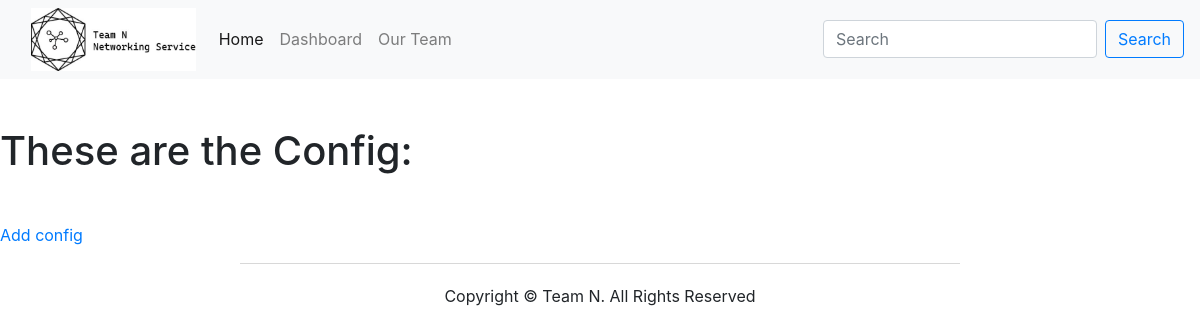
The page /topology/config on the database as committed earlier.
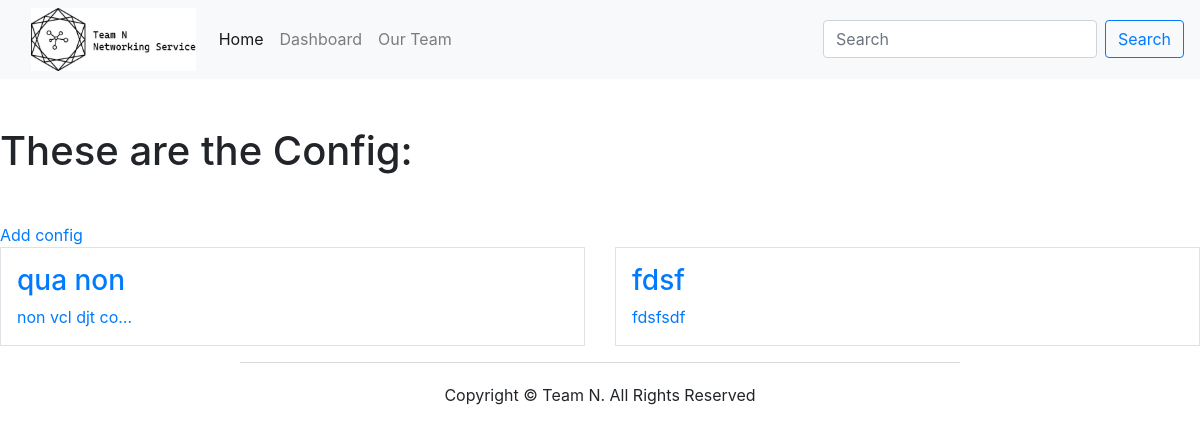
The same page on the database as committed later.
### topology/models.py (models this page shows)
class SwitchConfig(models.Model):
    input_data = models.TextField()
    output = models.TextField()
    timestamp = models.DateTimeField(auto_now_add=True)

### topology/views.py (the view)
# urls.py: path('config', views.ViewListConfig.as_view(), name='config'),
class ViewListConfig(ListView):
    model = SwitchConfig
    context_object_name = "configs"
    template_name = "viewlistconfig.html"

### topology/templates/viewlistconfig.html
{% extends "base.html" %}
{% block content %}
    <h1 class="my-5">These are the Config:</h1> <a href="{% url 'addconfig' %}">Add config</a>
    <div class="row row-cols3 g-2">
        {% for config in configs %}
        <div class="col">
            <div class="p-3 border">
                <a href="{% url 'configdetail' pk=config.id %}"> <h3>{{config.input_data}}</h3>
                {{config.output|truncatechars:15}}</a>
            </div>
        </div>
        {% endfor %}
    </div>
{% endblock %}

### static/templates/base.html (shortened to what this page needs)
{% load static %}
<!DOCTYPE html>
<html lang="en">
<head>
    <link rel="stylesheet" href="https://cdnjs.cloudflare.com/ajax/libs/font-awesome/6.3.0/css/all.css">
    <link rel="stylesheet" href="https://cdnjs.cloudflare.com/ajax/libs/animate.css/4.1.1/animate.min.css" />
    <link rel="stylesheet" href="{% static 'css/bootstrap.css'%}">
</head>
<body>
    <div class="fixbug">
        <header>
            <nav class="navbar navbar-expand-lg navbar-light bg-light">
                <img src="{% static 'images/Logo.jpg' %}" alt="logo" class="col-2">
                <div class="collapse navbar-collapse" id="navbarTogglerDemo03">
                    <ul class="navbar-nav mr-auto mt-2 mt-lg-0">
                        <li class="nav-item active">
                            <a class="nav-link" href="#index.php">Home <span class="sr-only">(current)</span></a>
                        </li>
                        <li class="nav-item">
                            <a class="nav-link" href="dashboard.php">Dashboard</a>
                        </li>
                        <li class="nav-item">
                            <a class="nav-link" href="ourteam.php">Our Team</a>
                        </li>
                    </ul>
                    <form class="form-inline my-2 my-lg-0">
                        <input class="form-control mr-sm-2" type="search" placeholder="Search" aria-label="Search">
                        <button class="btn btn-outline-primary my-2 my-sm-0" type="submit">Search</button>
                    </form>
                </div>
            </nav>
        </header>
        {% block content %}
        {% endblock %}
        <footer>
            <hr style="width: 60vw; /* Set the height to 50% of the viewport height */
        display: flex; /* Use flexbox to center content */
        align-items: center; /* Vertically center the content */
        justify-content: center; /* Horizontally center the content */
        background-color: #f0f0f0;">
            <div class=" col d-flex justify-content-center">
                <span class="col p-1 text-center">Copyright © Team N. All Rights Reserved</span>
            </div>
        </footer>
    </div>
</body>
</html>

Rows that differ between the two databases and show on the page:
added SwitchConfig: input_data "qua non", output "non vcl djt co…"
added SwitchConfig: input_data "fdsf", output "fdsfsdf"
